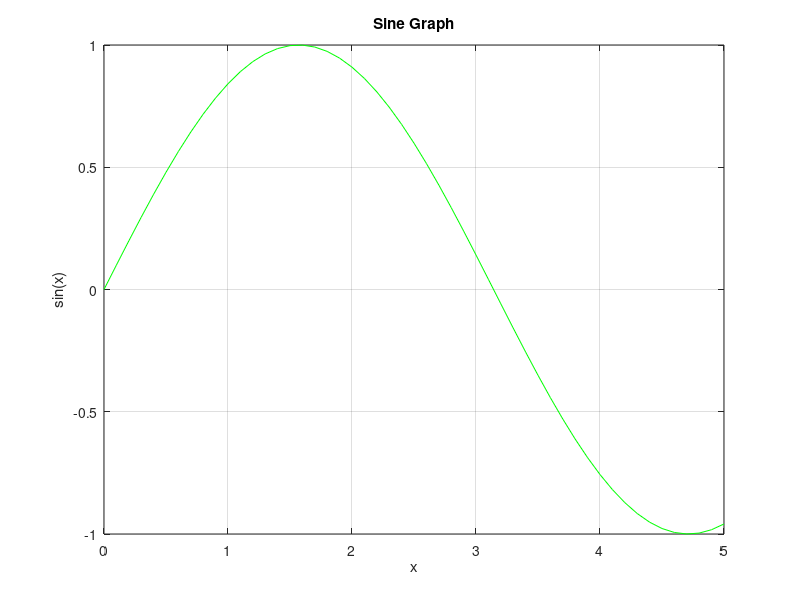

Recreate this plot in MATLAB.
% Creating x axis with range and y axis with Sine Function for Plotting Sine Graph
x = 0:0.1:5;
%y = sin(x);
y = builtin('sin', x);
% Plotting Sine Graph
plot(x, y, 'g');
xlabel('x');
ylabel('sin(x)');
title('Sine Graph');
grid on;
